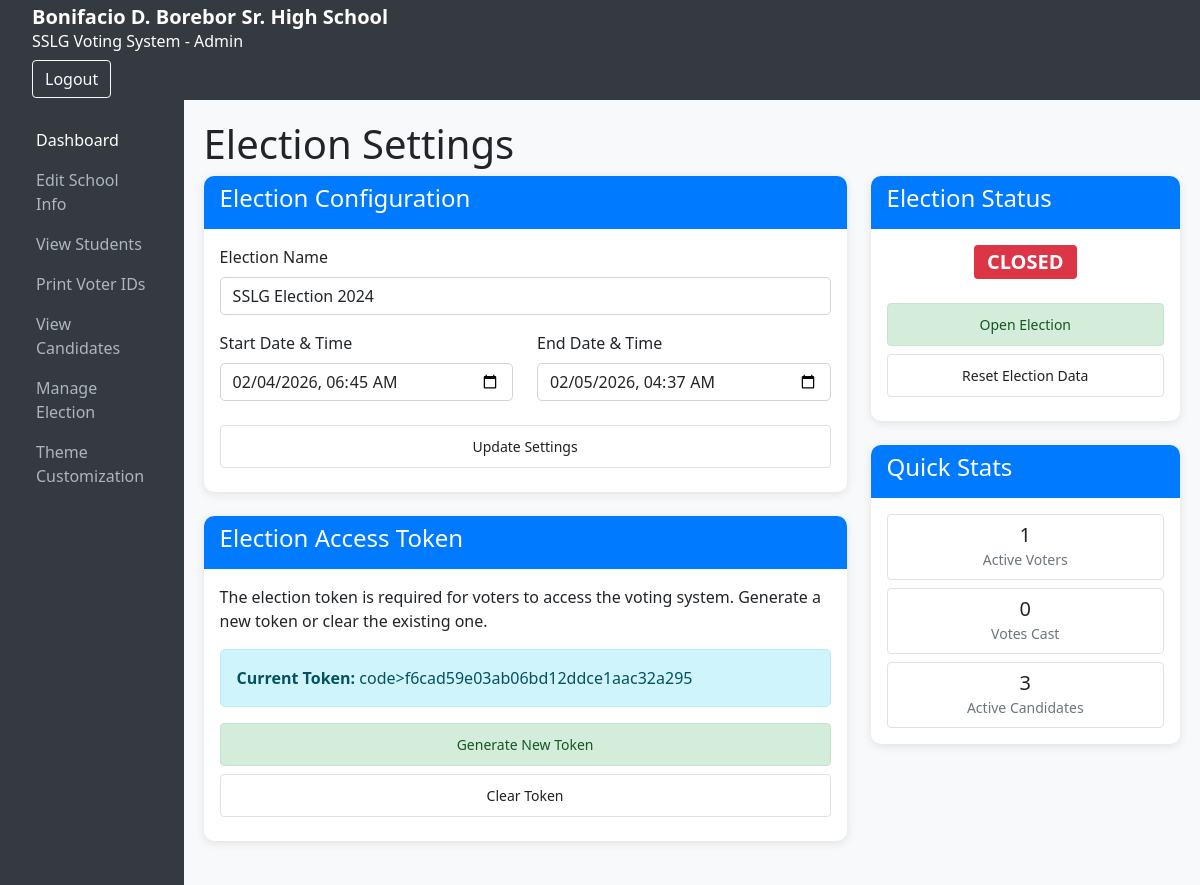
Before: /admin/election.php (signed in) with the older database file.
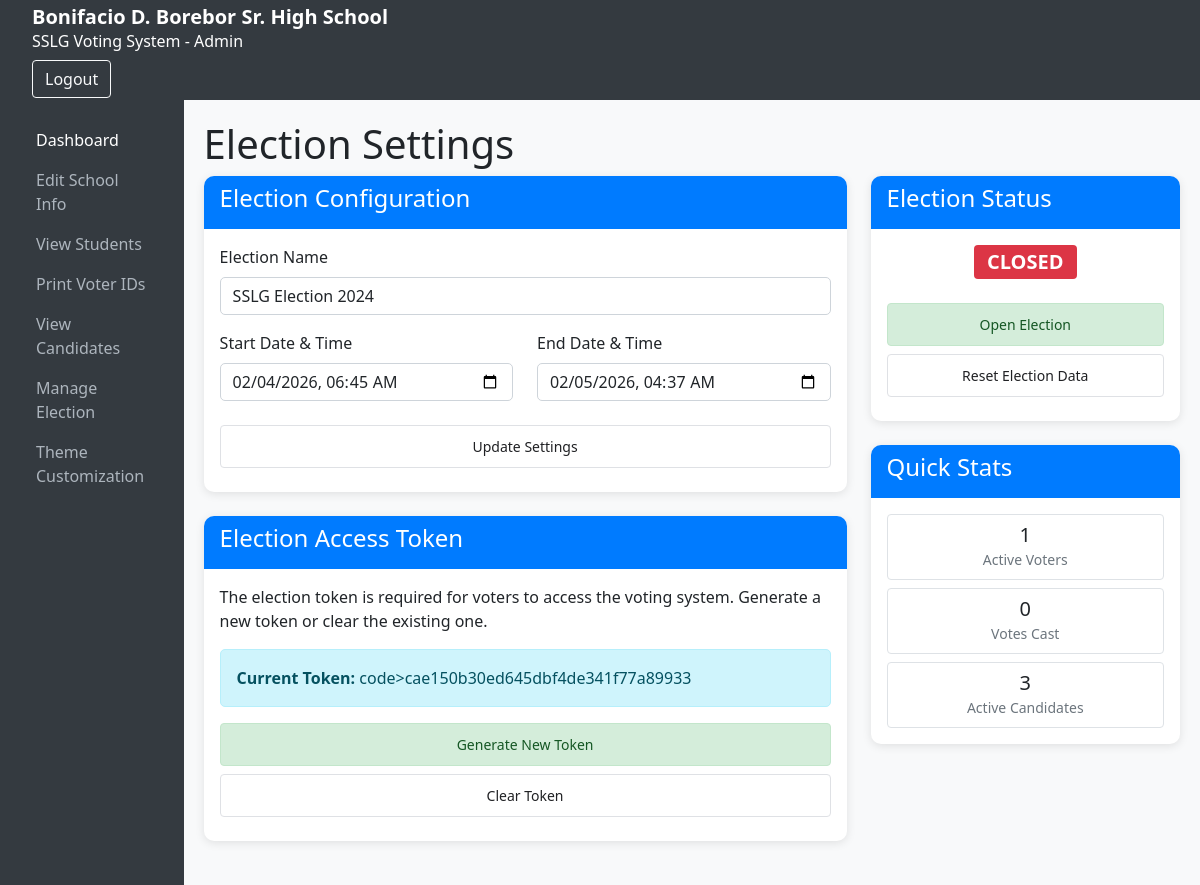
After: the same page with the newer database file.
### tables this page shows
CREATE TABLE election_settings (
            id INTEGER PRIMARY KEY AUTOINCREMENT,
            election_name TEXT NOT NULL DEFAULT 'SSLG Election',
            election_token TEXT,
            is_open INTEGER NOT NULL DEFAULT 0,
            start_date TEXT,
            end_date TEXT,
            created_at TEXT DEFAULT CURRENT_TIMESTAMP,
            updated_at TEXT DEFAULT CURRENT_TIMESTAMP
        , logo_path TEXT, theme_color TEXT DEFAULT '#343a40', allowed_ips TEXT, chief_commissioner_token TEXT, screening_validation_token TEXT, electoral_board_token TEXT);

### admin/election.php (the view, shortened to what this page needs)
<?php
$db = getDBConnection();
$election = $db->query("SELECT * FROM election_settings ORDER BY id DESC LIMIT 1")->fetch();
include '../includes/admin_header.php';
include '../includes/admin_sidebar.php';
?>
<div class="admin-content">
    <h1>Election Settings</h1>
    <div class="row">
        <div class="col-md-8">
            <div class="card mb-4">
                <div class="card-header">
                    <h4>Election Configuration</h4>
                </div>
                <div class="card-body">
                    <form method="POST" action="">
                        <div class="mb-3">
                            <label for="election_name" class="form-label">Election Name</label>
                            <input type="text" class="form-control" id="election_name" name="election_name" value="<?php echo htmlspecialchars($election['election_name'] ?? ''); ?>" required>
                        </div>
                        <div class="row">
                            <div class="col-md-6">
                                <div class="mb-3">
                                    <label for="start_date" class="form-label">Start Date & Time</label>
                                    <input type="datetime-local" class="form-control" id="start_date" name="start_date" value="<?php echo $election['start_date'] ? date('Y-m-d\TH:i', strtotime($election['start_date'])) : ''; ?>">
                                </div>
                            </div>
                            <div class="col-md-6">
                                <div class="mb-3">
                                    <label for="end_date" class="form-label">End Date & Time</label>
                                    <input type="datetime-local" class="form-control" id="end_date" name="end_date" value="<?php echo $election['end_date'] ? date('Y-m-d\TH:i', strtotime($election['end_date'])) : ''; ?>">
                                </div>
                            </div>
                        </div>
                        <button type="submit" class="btn btn-primary">Update Settings</button>
                    </form>
                </div>
            </div>
            <div class="card mb-4">
                <div class="card-header">
                    <h4>Election Access Token</h4>
                </div>
                <div class="card-body">
                    <p>The election token is required for voters to access the voting system. Generate a new token or clear the existing one.</p>
                    <?php if (!empty($election['election_token'])): ?>
                        <div class="alert alert-info">
                            <strong>Current Token:</strong> code><?php echo htmlspecialchars($election['election_token']); ?></code>
                        </div>
                    <?php else: ?>
                        <div class="alert alert-warning">
                            No election token is currently set. Voters will not be able to access the voting system.
                        </div>
                    <?php endif; ?>
                    <form method="POST" class="d-inline">
                        <button type="submit" class="btn btn-success me-2">Generate New Token</button>
                    </form>
                    <?php if (!empty($election['election_token'])): ?>
                        <form method="POST" class="d-inline" onsubmit="return confirm('Are you sure you want to clear the election token? This will prevent voters from accessing the system.')">
                            <button type="submit" class="btn btn-warning">Clear Token</button>
                        </form>
                    <?php endif; ?>
                </div>
            </div>
        </div>
        <div class="col-md-4">
            <div class="card mb-4">
                <div class="card-header">
                    <h4>Election Status</h4>
                </div>
                <div class="card-body text-center">
                    <span class="badge <?php echo $election['is_open'] ? 'bg-success fs-5' : 'bg-danger fs-5'; ?> mb-3">
                        <?php echo $election['is_open'] ? 'OPEN' : 'CLOSED'; ?>
                    </span>
                    <form method="POST" class="d-inline">
                        <button type="submit" class="btn btn-<?php echo $election['is_open'] ? 'danger' : 'success'; ?> w-100 mb-2">
                            <?php echo $election['is_open'] ? 'Close Election' : 'Open Election'; ?>
                        </button>
                    </form>
                    <button type="button" class="btn btn-warning w-100" data-bs-toggle="modal" data-bs-target="#resetModal">
                        Reset Election Data
                    </button>
                </div>
            </div>
            <div class="card">
                <div class="card-header">
                    <h4>Quick Stats</h4>
                </div>
                <div class="card-body">
                    <?php
                    $total_voters = $db->query("SELECT COUNT(*) FROM users WHERE role = 'voter' AND is_active = 1")->fetchColumn();
                    $total_votes = $db->query("SELECT COUNT(DISTINCT voter_id) FROM votes")->fetchColumn();
                    $total_candidates = $db->query("SELECT COUNT(*) FROM candidates WHERE is_active = 1")->fetchColumn();
                    ?>
                    <div class="row text-center">
                        <div class="col-12 mb-2">
                            <div class="border rounded p-2">
                                <div class="h5 mb-0"><?php echo $total_voters; ?></div>
                                <small class="text-muted">Active Voters</small>
                            </div>
                        </div>
                        <div class="col-12 mb-2">
                            <div class="border rounded p-2">
                                <div class="h5 mb-0"><?php echo $total_votes; ?></div>
                                <small class="text-muted">Votes Cast</small>
                            </div>
                        </div>
                        <div class="col-12">
                            <div class="border rounded p-2">
                                <div class="h5 mb-0"><?php echo $total_candidates; ?></div>
                                <small class="text-muted">Active Candidates</small>
                            </div>
                        </div>
                    </div>
                </div>
            </div>
        </div>
    </div>
</div>
<?php include '../includes/admin_footer.php'; ?>

### includes/admin_header.php (shortened to what this page needs)
<!DOCTYPE html>
<html lang="en">
<head>
    <link href="https://cdn.jsdelivr.net/npm/bootstrap@5.1.3/dist/css/bootstrap.min.css" rel="stylesheet">
    <link rel="stylesheet" href="https://cdnjs.cloudflare.com/ajax/libs/font-awesome/6.1.1/css/all.min.css">
    <link href="../assets/css/style.css" rel="stylesheet">
    <link href="../assets/css/admin_style.css" rel="stylesheet">
</head>
<body>
    <header class="admin-header">
        <div class="container-fluid">
            <a class="navbar-brand" href="index.php"><?php echo SCHOOL_NAME; ?></a>
            <h6>SSLG Voting System - Admin</h6>
            <div class="d-flex">
                <a href="../logout.php" class="btn btn-outline-light">Logout</a>
            </div>
        </div>
    </header>
    <div class="admin-wrapper">

### includes/admin_sidebar.php
<aside class="admin-sidebar">
    <nav class="nav flex-column">
        <a class="nav-link active" href="index.php">Dashboard</a>
        <a class="nav-link" href="school.php">Edit School Info</a>
        <a class="nav-link" href="students.php">View Students</a>
        <a class="nav-link" href="print_ids.php">Print Voter IDs</a>
        <a class="nav-link" href="candidates.php">View Candidates</a>
        <a class="nav-link" href="election.php">Manage Election</a>
        <a class="nav-link" href="theme.php">Theme Customization</a>
    </nav>
</aside>
<main class="admin-main">

### includes/admin_footer.php (shortened to what this page needs)
</main>
    </div>
</body>
</html>

### assets/css/style.css (style rules this page uses)
body { font-family: 'Segoe UI', Tahoma, Geneva, Verdana, sans-serif; background-color: #f8f9fa; }
.navbar-brand { font-weight: bold; }
.card { border: none; border-radius: 10px; box-shadow: 0 2px 10px rgba(0, 0, 0, 0.1); }
.card-header { background-color: #007bff; color: white; border-radius: 10px 10px 0 0 !important; border: none; }
.btn-primary { background-color: #007bff; border-color: #007bff; border-radius: 5px; }
.form-control { border-radius: 5px; border: 1px solid #ced4da; }
.alert { border-radius: 5px; }
.badge { font-size: 0.9em; }

### assets/css/admin_style.css (style rules this page uses)
body { background-color: #f8f9fa; }
.admin-wrapper { display: flex; min-height: 90vh; }
.admin-header { width: auto; height: 100px; background-color: #343a40; color: #fff; padding: 10px 20px; display: flex; justify-content: space-between; align-items: center; }
.admin-header .navbar-brand { color: #fff; }
.admin-sidebar { width: auto; height: auto; background-color: #343a40; padding: 20px; display: flex; flex-direction: column; }
.admin-sidebar .nav-link { color: #adb5bd; }
.admin-sidebar .nav-link.active, .admin-sidebar .nav-link:hover { color: #fff; }
.admin-main { flex-grow: 1; padding: 20px; }

### includes/admin_header.php (style rules this page uses)
.admin-content .btn { display: block; width: 100%; padding: 10px 15px; margin: 8px 0; border: 1px solid #dfe1e5; border-radius: 4px; text-decoration: none; text-align: center; font-size: 14px; color: #202124; background: white; transition: all 0.2s ease; }
.admin-content .btn-success { background: #d4edda; border-color: #c3e6cb; color: #155724; }

Changed rows visible on the page:
changed election_settings: election_token "f6cad59e03ab06bd12ddce1aac32a295" → "cae150b30ed645dbf4de341f77a89933"
